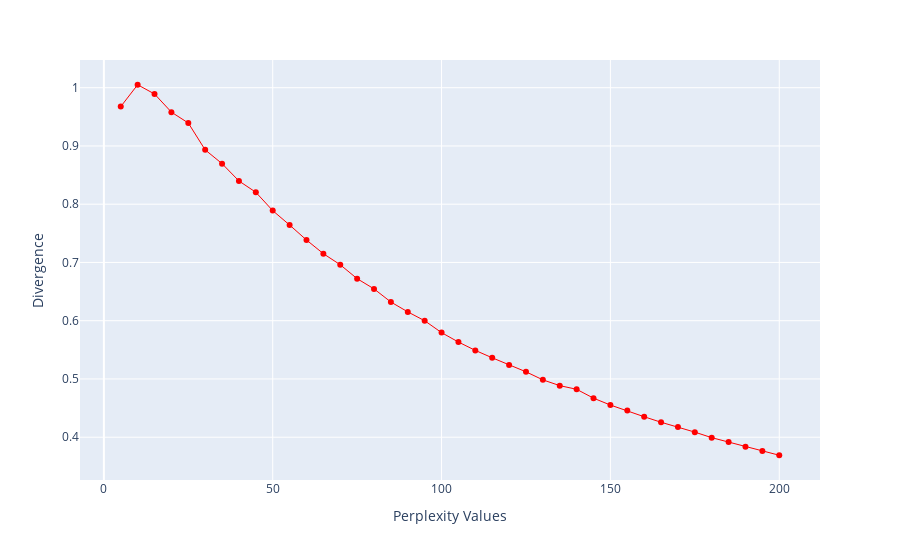

The code cell stored with this chart in its notebook:
### Markdown cell above
Checking Perplexity vs. Divergence<br>

For the t-SNE algorithm, perplexity is a very important hyperparameter.<br>
It controls the effective number of neighbors that each point considers during the dimensionality reduction process. 

We will run a loop to get the KL Divergence metric on various perplexities from 5 to 55 with 5 points gap. <br>
After that, we will display the result using the Plotly Express line plot.

### Code cell
from sklearn.manifold import TSNE

perplexity = np.arange(5, 205, 5)
divergence = []

for i in perplexity:
    model = TSNE(n_components=2, init="pca", perplexity=i)
    reduced = model.fit_transform(pca_data)
    divergence.append(model.kl_divergence_)
fig = px.line(x=perplexity, y=divergence, markers=True)
fig.update_layout(xaxis_title="Perplexity Values", yaxis_title="Divergence")
fig.update_traces(line_color="red", line_width=1)
fig.show()

### Figure 1 — Plotly figure (JSON) as saved in the notebook; plotly's stock layout.template omitted (floating-point values rounded to 4 significant figures)
{"data": [{"hovertemplate": "x=%{x}<br>y=%{y}<extra></extra>", "legendgroup": "", "line": {"color": "red", "dash": "solid", "width": 1}, "marker": {"symbol": "circle"}, "mode": "markers+lines", "name": "", "orientation": "v", "showlegend": false, "type": "scatter", "x": [5, 10, 15, 20, 25, 30, 35, 40, 45, 50, 55, 60, 65, 70, 75, 80, 85, 90, 95, 100, 105, 110, 115, 120, 125, 130, 135, 140, 145, 150, 155, 160, 165, 170, 175, 180, 185, 190, 195, 200], "xaxis": "x", "y": [0.9675, 1.005, 0.9892, 0.9581, 0.9394, 0.8933, 0.8696, 0.8399, 0.8205, 0.789, 0.7643, 0.7386, 0.7151, 0.6961, 0.6722, 0.6546, 0.6321, 0.6151, 0.5999, 0.5796, 0.5633, 0.549, 0.5363, 0.5239, 0.5123, 0.4984, 0.4885, 0.4822, 0.467, 0.4552, 0.4459, 0.4351, 0.4257, 0.4174, 0.4087, 0.3992, 0.3916, 0.3837, 0.3764, 0.369], "yaxis": "y"}], "layout": {"legend": {"tracegroupgap": 0}, "margin": {"t": 60}, "xaxis": {"anchor": "y", "domain": [0, 1], "title": {"text": "Perplexity Values"}}, "yaxis": {"anchor": "x", "domain": [0, 1], "title": {"text": "Divergence"}}}}
